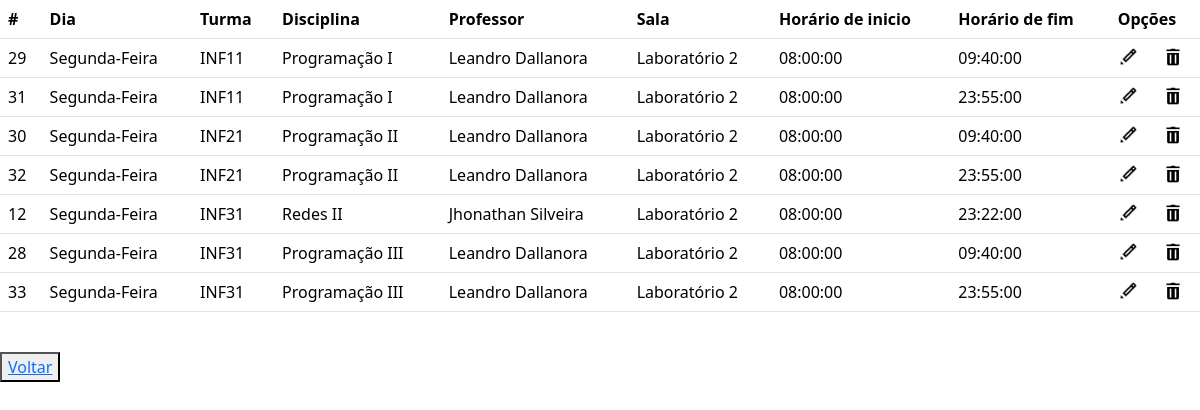
The page /crud/crud_horario/listar.php (signed in) on the database as committed earlier.
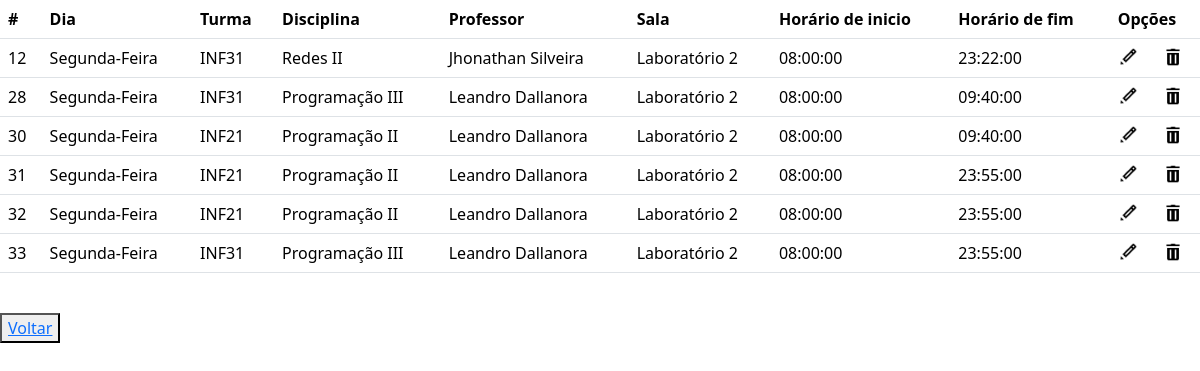
The same page on the database as committed later.
### tables this page shows
CREATE TABLE IF NOT EXISTS `horario` (
  `id_horario` int NOT NULL AUTO_INCREMENT,
  `dia` char(15) NOT NULL,
  `fk_professor` int NOT NULL,
  `horario_inicio` time NOT NULL,
  `horario_fim` time NOT NULL,
  `fk_sala_n_sala` int NOT NULL,
  `fk_disciplina_id_disciplina` int NOT NULL,
  `fk_turma_id_turma` int NOT NULL,
  PRIMARY KEY (`id_horario`),
  KEY `fk_horario_sala` (`fk_sala_n_sala`),
  KEY `fk_horario_disciplina` (`fk_disciplina_id_disciplina`),
  KEY `fk_horario_turma` (`fk_turma_id_turma`),
  KEY `fk_horario_usuario` (`fk_professor`)
);

CREATE TABLE IF NOT EXISTS `turma` (
  `id_turma` int NOT NULL AUTO_INCREMENT,
  `nome_turma` varchar(255) NOT NULL,
  PRIMARY KEY (`id_turma`)
);

CREATE TABLE IF NOT EXISTS `disciplina` (
  `id_disciplinas` int NOT NULL AUTO_INCREMENT,
  `nome_disciplina` varchar(255) DEFAULT NULL,
  PRIMARY KEY (`id_disciplinas`)
);

CREATE TABLE IF NOT EXISTS `usuario` (
  `id_usuario` int NOT NULL AUTO_INCREMENT,
  `nome_usuario` varchar(255) NOT NULL,
  `email` varchar(200) NOT NULL,
  `senha` varchar(255) NOT NULL,
  `nivel` int NOT NULL,
  PRIMARY KEY (`id_usuario`)
);

CREATE TABLE IF NOT EXISTS `sala` (
  `n_sala` int NOT NULL,
  `descricao` varchar(255) NOT NULL,
  PRIMARY KEY (`n_sala`)
);

### crud/crud_horario/listar.php (the view, shortened to what this page needs)
<?php
echo "<link rel='stylesheet' href='../../css/bootstrap.min.css'>";
include('../../conecta.php');
$sql = "SELECT * FROM horario
INNER JOIN sala ON fk_sala_n_sala = n_sala
INNER JOIN disciplina ON id_disciplinas = fk_disciplina_id_disciplina
INNER JOIN turma ON id_turma = fk_turma_id_turma
INNER JOIN usuario ON id_usuario = fk_professor
;";
$resultado = mysqli_query($conexao, $sql);
echo '<table class="table">
<tr>
<th scope="col">#</th>
<th scope="col">Dia</th>
<th scope="col">Turma</th>
<th scope="col">Disciplina</th>
<th scope="col">Professor</th>
<th scope="col">Sala</th>
<th scope="col">Horário de inicio</th>
<th scope="col">Horário de fim</th>
<th colspan=3>Opções</th>
</tr>';
while ($dados = mysqli_fetch_assoc($resultado)) {
    echo '<tr>';
    echo '<td>' . $dados['id_horario'] . '</td>';
    echo '<td>' . $dados['dia'] . '</td>';
    echo '<td>' . $dados['nome_turma'] . '</td>';
    echo '<td>' . $dados['nome_disciplina'] . '</td>';
    echo '<td>' . $dados['nome_usuario'] . '</td>';
    echo '<td>' . $dados['descricao'] . '</td>';
    echo '<td>' . $dados['horario_inicio'] . '</td>';
    echo '<td>' . $dados['horario_fim'] . '</td>';
    echo '<td> <a href="formedit.php?id_horario=' . $dados['id_horario'] . '"> <img src="imagens/editar.png" width="20" height="20"> </a> </td>';
    echo '<td> <a href="excluir.php?id_horario=' . $dados['id_horario'] . '"> <img src="imagens/excluir.png" width="20" height="20"> </a> </td>';
    echo '</tr>';
}
echo '</table>' . "<br>";
echo '<button><a href="index.php">Voltar</a></button>';
?>

Rows that differ between the two databases and show on the page:
removed horario: id_horario "29", dia "Segunda-Feira", fk_turma_id_turma.nome_turma "INF11", fk_disciplina_id_disciplina.nome_disciplina "Programação I", fk_professor.nome_usuario "Leandro Dallanora", fk_sala_n_sala.descricao "Laboratório 2", horario_inicio "08:00:00", horario_fim "09:40:00"
shown differently, row unchanged: horario id 30: moves down the list
changed horario id 31: fk_turma_id_turma.nome_turma "INF11" → "INF21"; fk_disciplina_id_disciplina.nome_disciplina "Programação I" → "Programação II"; moves down the list
shown differently, row unchanged: horario id 32: moves down the list
